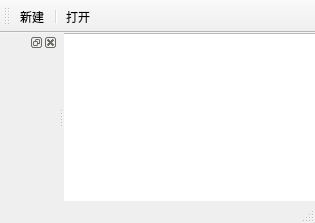
<?xml version="1.0" encoding="UTF-8"?>
<ui version="4.0">
 <class>MainWindow</class>
 <widget class="QMainWindow" name="MainWindow">
  <property name="geometry">
   <rect>
    <x>0</x>
    <y>0</y>
    <width>315</width>
    <height>223</height>
   </rect>
  </property>
  <property name="windowTitle">
   <string>MainWindow</string>
  </property>
  <widget class="QWidget" name="centralwidget">
   <widget class="QTextEdit" name="textEdit">
    <property name="geometry">
     <rect>
      <x>-7</x>
      <y>0</y>
      <width>271</width>
      <height>191</height>
     </rect>
    </property>
   </widget>
  </widget>
  <widget class="QToolBar" name="toolBar">
   <property name="windowTitle">
    <string>toolBar</string>
   </property>
   <attribute name="toolBarArea">
    <enum>TopToolBarArea</enum>
   </attribute>
   <attribute name="toolBarBreak">
    <bool>false</bool>
   </attribute>
   <addaction name="action"/>
   <addaction name="separator"/>
   <addaction name="action_2"/>
  </widget>
  <widget class="QStatusBar" name="statusBar"/>
  <widget class="QDockWidget" name="dockWidget">
   <property name="allowedAreas">
    <set>Qt::AllDockWidgetAreas</set>
   </property>
   <attribute name="dockWidgetArea">
    <number>1</number>
   </attribute>
   <widget class="QWidget" name="dockWidgetContents"/>
  </widget>
  <widget class="QMenuBar" name="menuBar">
   <property name="geometry">
    <rect>
     <x>0</x>
     <y>0</y>
     <width>315</width>
     <height>22</height>
    </rect>
   </property>
  </widget>
  <action name="action">
   <property name="text">
    <string>新建</string>
   </property>
  </action>
  <action name="action_2">
   <property name="text">
    <string>打开</string>
   </property>
  </action>
 </widget>
 <resources/>
 <connections/>
</ui>
